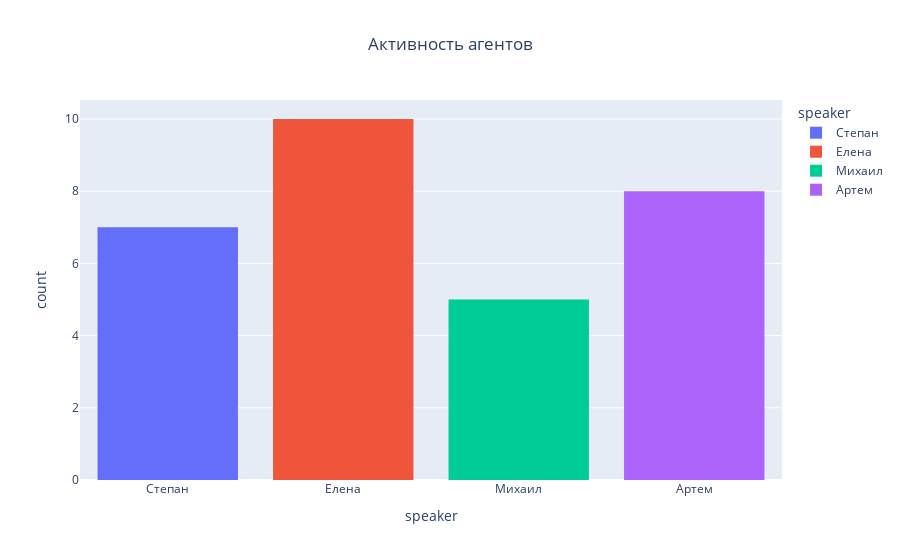
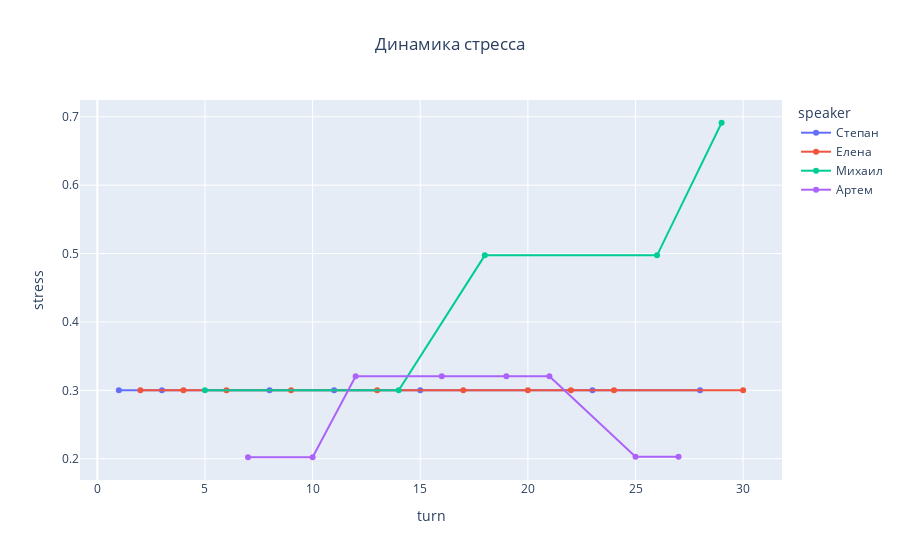
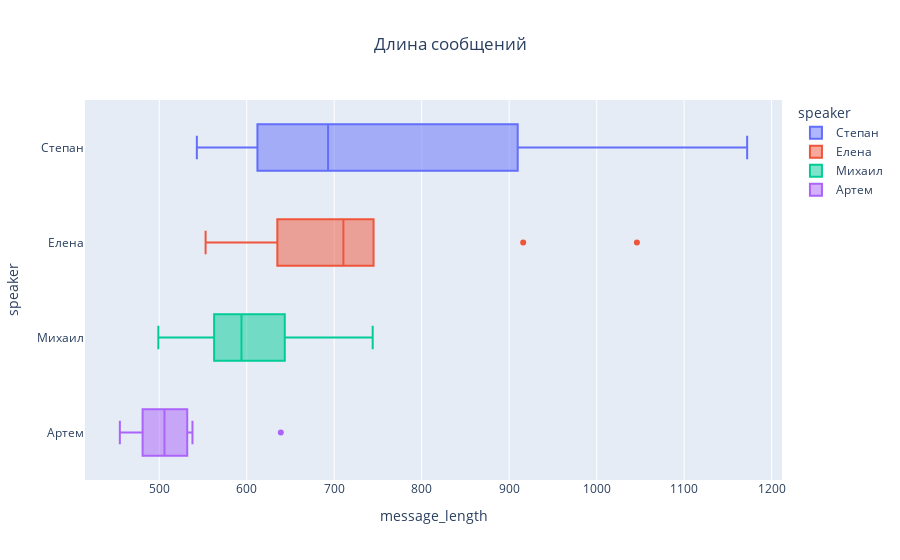
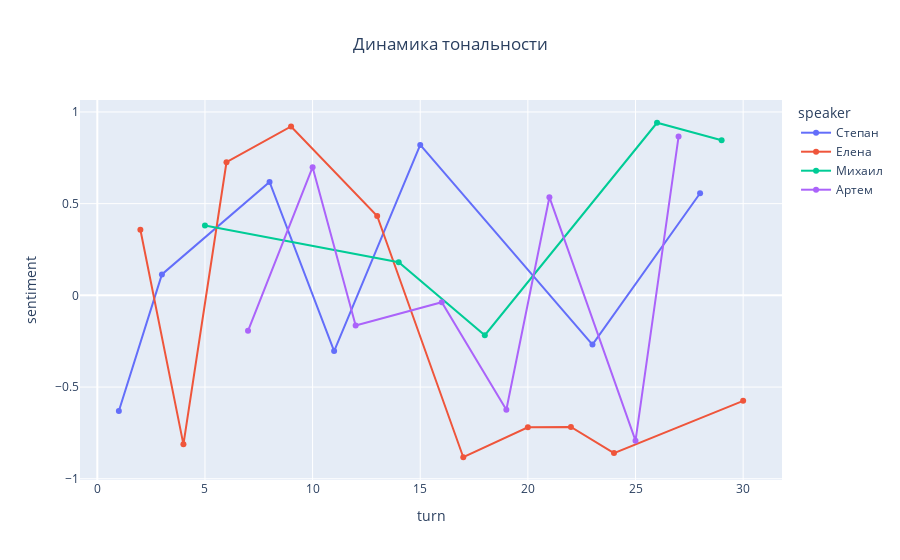

Source (notebook cell) for these figures, in order:
### Markdown cell above
# Большинство считает, что полет на луну - правда

### Code cell
# Пример использования
if __name__ == "__main__":
    agent_configs = [
        {
            "name": "Артем",
            "personality": {"эмоциональность": 0.005},
            "communication_style": "разговорный"
        },
        {
            "name": "Елена",
            "personality": {"аналитичность": 0.2, "скептицизм": 0.2, "агрессивность": 0.9},
            "communication_style": "разговорный"
        },
        {
            "name": "Михаил",
            "personality": {"доброжелательность": 0.6, "общительность": 0.8, "юмор": 0.8},
            "communication_style": "разговорный"
        },
        {
            "name": "Степан",
            "personality": {"грубость": 0.9, "консерватизм": 0.8, "юмор": 0.7},
            "communication_style": "разговорный"
        }
    ]
    
    society = VirtualSociety(agent_configs, max_turns=30)
    topic = "Тема обсуждения - полет на луну: Артем, Михаил и Степан считают, что полет на луну - правда, Елена наоборот считает, что это заговор. Твоя точка зрения указана с твоим именем. Следуй ей."
    df = society.run_discussion(topic)
    society.visualize_dialog()
    
    plot_nlp_and_social_analysis(df, society)

### Figure 1 — Plotly figure (JSON) as saved in the notebook; plotly's stock layout.template omitted (floating-point values rounded to 4 significant figures)
{"data": [{"alignmentgroup": "True", "bingroup": "x", "hovertemplate": "speaker=%{x}<br>count=%{y}<extra></extra>", "legendgroup": "Степан", "marker": {"color": "#636efa", "pattern": {"shape": ""}}, "name": "Степан", "offsetgroup": "Степан", "orientation": "v", "showlegend": true, "type": "histogram", "x": ["Степан", "Степан", "Степан", "Степан", "Степан", "Степан", "Степан"], "xaxis": "x", "yaxis": "y"}, {"alignmentgroup": "True", "bingroup": "x", "hovertemplate": "speaker=%{x}<br>count=%{y}<extra></extra>", "legendgroup": "Елена", "marker": {"color": "#EF553B", "pattern": {"shape": ""}}, "name": "Елена", "offsetgroup": "Елена", "orientation": "v", "showlegend": true, "type": "histogram", "x": ["Елена", "Елена", "Елена", "Елена", "Елена", "Елена", "Елена", "Елена", "Елена", "Елена"], "xaxis": "x", "yaxis": "y"}, {"alignmentgroup": "True", "bingroup": "x", "hovertemplate": "speaker=%{x}<br>count=%{y}<extra></extra>", "legendgroup": "Михаил", "marker": {"color": "#00cc96", "pattern": {"shape": ""}}, "name": "Михаил", "offsetgroup": "Михаил", "orientation": "v", "showlegend": true, "type": "histogram", "x": ["Михаил", "Михаил", "Михаил", "Михаил", "Михаил"], "xaxis": "x", "yaxis": "y"}, {"alignmentgroup": "True", "bingroup": "x", "hovertemplate": "speaker=%{x}<br>count=%{y}<extra></extra>", "legendgroup": "Артем", "marker": {"color": "#ab63fa", "pattern": {"shape": ""}}, "name": "Артем", "offsetgroup": "Артем", "orientation": "v", "showlegend": true, "type": "histogram", "x": ["Артем", "Артем", "Артем", "Артем", "Артем", "Артем", "Артем", "Артем"], "xaxis": "x", "yaxis": "y"}], "layout": {"autosize": true, "barmode": "relative", "legend": {"title": {"text": "speaker"}, "tracegroupgap": 0}, "title": {"text": "Активность агентов", "x": 0.5}, "xaxis": {"anchor": "y", "autorange": true, "categoryarray": ["Степан", "Елена", "Михаил", "Артем"], "categoryorder": "array", "domain": [0, 1], "range": [-0.5, 3.5], "title": {"text": "speaker"}, "type": "category"}, "yaxis": {"anchor": "x", "autorange": true, "domain": [0, 1], "range": [0, 10.53], "title": {"text": "count"}}}}

### Figure 2 — Plotly figure (JSON) as saved in the notebook; plotly's stock layout.template omitted (floating-point values rounded to 4 significant figures)
{"data": [{"hovertemplate": "speaker=Степан<br>turn=%{x}<br>stress=%{y}<extra></extra>", "legendgroup": "Степан", "line": {"color": "#636efa", "dash": "solid"}, "marker": {"symbol": "circle"}, "mode": "markers+lines", "name": "Степан", "orientation": "v", "showlegend": true, "type": "scatter", "x": [1, 3, 8, 11, 15, 23, 28], "xaxis": "x", "y": [0.3, 0.3, 0.3, 0.3, 0.3, 0.3, 0.3], "yaxis": "y"}, {"hovertemplate": "speaker=Елена<br>turn=%{x}<br>stress=%{y}<extra></extra>", "legendgroup": "Елена", "line": {"color": "#EF553B", "dash": "solid"}, "marker": {"symbol": "circle"}, "mode": "markers+lines", "name": "Елена", "orientation": "v", "showlegend": true, "type": "scatter", "x": [2, 4, 6, 9, 13, 17, 20, 22, 24, 30], "xaxis": "x", "y": [0.3, 0.3, 0.3, 0.3, 0.3, 0.3, 0.3, 0.3, 0.3, 0.3], "yaxis": "y"}, {"hovertemplate": "speaker=Михаил<br>turn=%{x}<br>stress=%{y}<extra></extra>", "legendgroup": "Михаил", "line": {"color": "#00cc96", "dash": "solid"}, "marker": {"symbol": "circle"}, "mode": "markers+lines", "name": "Михаил", "orientation": "v", "showlegend": true, "type": "scatter", "x": [5, 14, 18, 26, 29], "xaxis": "x", "y": [0.3, 0.3, 0.4974, 0.4974, 0.6913], "yaxis": "y"}, {"hovertemplate": "speaker=Артем<br>turn=%{x}<br>stress=%{y}<extra></extra>", "legendgroup": "Артем", "line": {"color": "#ab63fa", "dash": "solid"}, "marker": {"symbol": "circle"}, "mode": "markers+lines", "name": "Артем", "orientation": "v", "showlegend": true, "type": "scatter", "x": [7, 10, 12, 16, 19, 21, 25, 27], "xaxis": "x", "y": [0.2021, 0.2021, 0.3207, 0.3207, 0.3207, 0.3207, 0.2028, 0.2028], "yaxis": "y"}], "layout": {"autosize": true, "legend": {"title": {"text": "speaker"}, "tracegroupgap": 0}, "title": {"text": "Динамика стресса", "x": 0.5}, "xaxis": {"anchor": "y", "autorange": true, "domain": [0, 1], "range": [-0.7771, 31.78], "title": {"text": "turn"}, "type": "linear"}, "yaxis": {"anchor": "x", "autorange": true, "domain": [0, 1], "range": [0.1618, 0.7316], "title": {"text": "stress"}, "type": "linear"}}}

### Figure 3 — Plotly figure (JSON) as saved in the notebook; plotly's stock layout.template omitted (floating-point values rounded to 4 significant figures)
{"data": [{"alignmentgroup": "True", "hovertemplate": "speaker=%{y}<br>message_length=%{x}<extra></extra>", "legendgroup": "Степан", "marker": {"color": "#636efa"}, "name": "Степан", "notched": false, "offsetgroup": "Степан", "orientation": "h", "showlegend": true, "type": "box", "x": [959, 1172, 762, 693, 628, 607, 543], "x0": " ", "xaxis": "x", "y": ["Степан", "Степан", "Степан", "Степан", "Степан", "Степан", "Степан"], "y0": " ", "yaxis": "y"}, {"alignmentgroup": "True", "hovertemplate": "speaker=%{y}<br>message_length=%{x}<extra></extra>", "legendgroup": "Елена", "marker": {"color": "#EF553B"}, "name": "Елена", "notched": false, "offsetgroup": "Елена", "orientation": "h", "showlegend": true, "type": "box", "x": [722, 1046, 916, 709, 635, 707, 712, 553, 745, 612], "x0": " ", "xaxis": "x", "y": ["Елена", "Елена", "Елена", "Елена", "Елена", "Елена", "Елена", "Елена", "Елена", "Елена"], "y0": " ", "yaxis": "y"}, {"alignmentgroup": "True", "hovertemplate": "speaker=%{y}<br>message_length=%{x}<extra></extra>", "legendgroup": "Михаил", "marker": {"color": "#00cc96"}, "name": "Михаил", "notched": false, "offsetgroup": "Михаил", "orientation": "h", "showlegend": true, "type": "box", "x": [744, 499, 594, 610, 584], "x0": " ", "xaxis": "x", "y": ["Михаил", "Михаил", "Михаил", "Михаил", "Михаил"], "y0": " ", "yaxis": "y"}, {"alignmentgroup": "True", "hovertemplate": "speaker=%{y}<br>message_length=%{x}<extra></extra>", "legendgroup": "Артем", "marker": {"color": "#ab63fa"}, "name": "Артем", "notched": false, "offsetgroup": "Артем", "orientation": "h", "showlegend": true, "type": "box", "x": [490, 455, 472, 497, 526, 538, 639, 515], "x0": " ", "xaxis": "x", "y": ["Артем", "Артем", "Артем", "Артем", "Артем", "Артем", "Артем", "Артем"], "y0": " ", "yaxis": "y"}], "layout": {"autosize": true, "boxmode": "overlay", "legend": {"title": {"text": "speaker"}, "tracegroupgap": 0}, "title": {"text": "Длина сообщений", "x": 0.5}, "xaxis": {"anchor": "y", "autorange": true, "domain": [0, 1], "range": [415.2, 1212.0], "title": {"text": "message_length"}, "type": "linear"}, "yaxis": {"anchor": "x", "autorange": true, "categoryarray": ["Артем", "Михаил", "Елена", "Степан"], "categoryorder": "array", "domain": [0, 1], "range": [-0.5, 3.5], "title": {"text": "speaker"}, "type": "category"}}}

### Figure 4 — Plotly figure (JSON) as saved in the notebook; plotly's stock layout.template omitted (floating-point values rounded to 4 significant figures)
{"data": [{"hovertemplate": "speaker=Степан<br>turn=%{x}<br>sentiment=%{y}<extra></extra>", "legendgroup": "Степан", "line": {"color": "#636efa", "dash": "solid"}, "marker": {"symbol": "circle"}, "mode": "markers+lines", "name": "Степан", "orientation": "v", "showlegend": true, "type": "scatter", "x": [1, 3, 8, 11, 15, 23, 28], "xaxis": "x", "y": [-0.6306, 0.1141, 0.6185, -0.3036, 0.8202, -0.2683, 0.5569], "yaxis": "y"}, {"hovertemplate": "speaker=Елена<br>turn=%{x}<br>sentiment=%{y}<extra></extra>", "legendgroup": "Елена", "line": {"color": "#EF553B", "dash": "solid"}, "marker": {"symbol": "circle"}, "mode": "markers+lines", "name": "Елена", "orientation": "v", "showlegend": true, "type": "scatter", "x": [2, 4, 6, 9, 13, 17, 20, 22, 24, 30], "xaxis": "x", "y": [0.3576, -0.8124, 0.7257, 0.921, 0.4326, -0.8827, -0.7194, -0.7172, -0.8599, -0.5752], "yaxis": "y"}, {"hovertemplate": "speaker=Михаил<br>turn=%{x}<br>sentiment=%{y}<extra></extra>", "legendgroup": "Михаил", "line": {"color": "#00cc96", "dash": "solid"}, "marker": {"symbol": "circle"}, "mode": "markers+lines", "name": "Михаил", "orientation": "v", "showlegend": true, "type": "scatter", "x": [5, 14, 18, 26, 29], "xaxis": "x", "y": [0.381, 0.1809, -0.2175, 0.9411, 0.8453], "yaxis": "y"}, {"hovertemplate": "speaker=Артем<br>turn=%{x}<br>sentiment=%{y}<extra></extra>", "legendgroup": "Артем", "line": {"color": "#ab63fa", "dash": "solid"}, "marker": {"symbol": "circle"}, "mode": "markers+lines", "name": "Артем", "orientation": "v", "showlegend": true, "type": "scatter", "x": [7, 10, 12, 16, 19, 21, 25, 27], "xaxis": "x", "y": [-0.1935, 0.699, -0.1641, -0.03749, -0.6239, 0.5352, -0.7925, 0.866], "yaxis": "y"}], "layout": {"autosize": true, "legend": {"title": {"text": "speaker"}, "tracegroupgap": 0}, "title": {"text": "Динамика тональности", "x": 0.5}, "xaxis": {"anchor": "y", "autorange": true, "domain": [0, 1], "range": [-0.7771, 31.78], "title": {"text": "turn"}, "type": "linear"}, "yaxis": {"anchor": "x", "autorange": true, "domain": [0, 1], "range": [-1.033, 1.092], "title": {"text": "sentiment"}, "type": "linear"}}}
